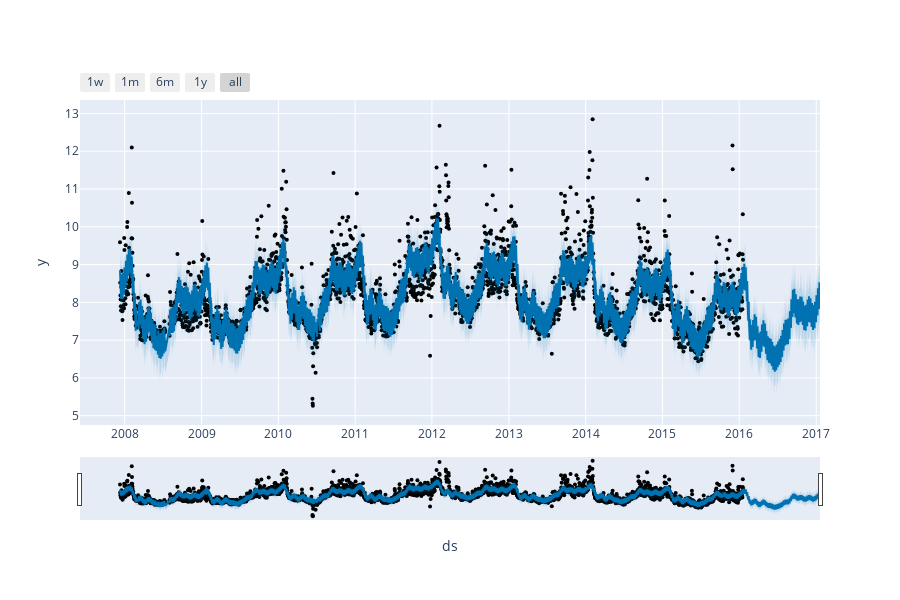

Notebook source saved alongside this figure:
### Markdown cell above
En primer lugar, visualizamos los resultados del modelo

### Code cell
from prophet.plot import plot_plotly, plot_components_plotly

plot_plotly(m, forecast)

### Figure 1 — Plotly figure (JSON) as saved in the notebook; plotly's stock layout.template omitted (floating-point values rounded to 4 significant figures; data arrays with more than 128 entries replaced by an {"elided": "..."} marker saying what was removed)
{"data": [{"marker": {"color": "black", "size": 4}, "mode": "markers", "name": "Actual", "type": "scatter", "x": {"elided": "2905 str values"}, "y": {"elided": "2905 float values"}}, {"hoverinfo": "skip", "line": {"width": 0}, "mode": "lines", "type": "scatter", "x": {"elided": "3270 str values"}, "y": {"elided": "3270 float values"}}, {"fill": "tonexty", "fillcolor": "rgba(0, 114, 178, 0.2)", "line": {"color": "#0072B2", "width": 2}, "mode": "lines", "name": "Predicted", "type": "scatter", "x": {"elided": "3270 str values"}, "y": {"elided": "3270 float values"}}, {"fill": "tonexty", "fillcolor": "rgba(0, 114, 178, 0.2)", "hoverinfo": "skip", "line": {"width": 0}, "mode": "lines", "type": "scatter", "x": {"elided": "3270 str values"}, "y": {"elided": "3270 float values"}}], "layout": {"height": 600, "showlegend": false, "width": 900, "xaxis": {"rangeselector": {"buttons": [{"count": 7, "label": "1w", "step": "day", "stepmode": "backward"}, {"count": 1, "label": "1m", "step": "month", "stepmode": "backward"}, {"count": 6, "label": "6m", "step": "month", "stepmode": "backward"}, {"count": 1, "label": "1y", "step": "year", "stepmode": "backward"}, {"step": "all"}]}, "rangeslider": {"visible": true}, "title": {"text": "ds"}, "type": "date"}, "yaxis": {"title": {"text": "y"}}}}
